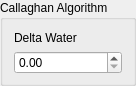
<?xml version="1.0" encoding="UTF-8"?>
<ui version="4.0">
 <class>CallaghanWaterConf</class>
 <widget class="QWidget" name="CallaghanWaterConf">
  <property name="geometry">
   <rect>
    <x>0</x>
    <y>0</y>
    <width>135</width>
    <height>85</height>
   </rect>
  </property>
  <property name="sizePolicy">
   <sizepolicy hsizetype="Fixed" vsizetype="Fixed">
    <horstretch>0</horstretch>
    <verstretch>0</verstretch>
   </sizepolicy>
  </property>
  <property name="windowTitle">
   <string>Form</string>
  </property>
  <layout class="QVBoxLayout" name="verticalLayout">
   <property name="spacing">
    <number>0</number>
   </property>
   <property name="leftMargin">
    <number>0</number>
   </property>
   <property name="topMargin">
    <number>0</number>
   </property>
   <property name="rightMargin">
    <number>0</number>
   </property>
   <property name="bottomMargin">
    <number>0</number>
   </property>
   <item>
    <widget class="QGroupBox" name="groupBox">
     <property name="sizePolicy">
      <sizepolicy hsizetype="Expanding" vsizetype="Fixed">
       <horstretch>0</horstretch>
       <verstretch>0</verstretch>
      </sizepolicy>
     </property>
     <property name="title">
      <string>Callaghan Algorithm</string>
     </property>
     <layout class="QVBoxLayout" name="verticalLayout_2">
      <property name="leftMargin">
       <number>11</number>
      </property>
      <property name="topMargin">
       <number>11</number>
      </property>
      <property name="rightMargin">
       <number>11</number>
      </property>
      <item>
       <widget class="QLabel" name="label">
        <property name="text">
         <string>Delta Water</string>
        </property>
       </widget>
      </item>
      <item>
       <widget class="QDoubleSpinBox" name="delta_value"/>
      </item>
     </layout>
    </widget>
   </item>
  </layout>
 </widget>
 <resources/>
 <connections/>
</ui>
